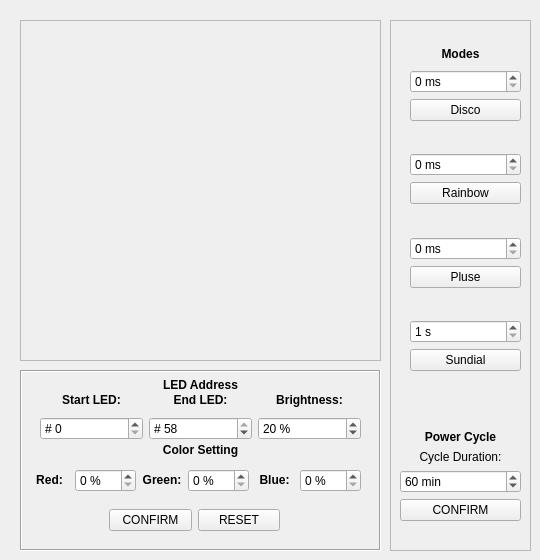
    <widget class="QWidget" name="lighting_tab">
     <attribute name="title">
      <string>Lighting</string>
     </attribute>
     <widget class="QFrame" name="frame_2">
      <property name="geometry">
       <rect>
        <x>390</x>
        <y>20</y>
        <width>141</width>
        <height>531</height>
       </rect>
      </property>
      <property name="frameShape">
       <enum>QFrame::StyledPanel</enum>
      </property>
      <property name="frameShadow">
       <enum>QFrame::Raised</enum>
      </property>
      <widget class="QWidget" name="verticalLayoutWidget_2">
       <property name="geometry">
        <rect>
         <x>10</x>
         <y>380</y>
         <width>121</width>
         <height>121</height>
        </rect>
       </property>
       <layout class="QVBoxLayout" name="verticalLayout_5">
        <item>
         <spacer name="verticalSpacer_7">
          <property name="orientation">
           <enum>Qt::Vertical</enum>
          </property>
          <property name="sizeHint" stdset="0">
           <size>
            <width>20</width>
            <height>40</height>
           </size>
          </property>
         </spacer>
        </item>
        <item>
         <widget class="QLabel" name="powerCycle_label">
          <property name="text">
           <string>&lt;html&gt;&lt;head/&gt;&lt;body&gt;&lt;p align=&quot;center&quot;&gt;&lt;span style=&quot; font-weight:600;&quot;&gt;Power Cycle&lt;/span&gt;&lt;/p&gt;&lt;/body&gt;&lt;/html&gt;</string>
          </property>
         </widget>
        </item>
        <item>
         <widget class="QLabel" name="Cycle_label">
          <property name="text">
           <string>Cycle Duration:</string>
          </property>
          <property name="alignment">
           <set>Qt::AlignCenter</set>
          </property>
         </widget>
        </item>
        <item>
         <widget class="QSpinBox" name="powerCycle_spinBox">
          <property name="suffix">
           <string> min</string>
          </property>
          <property name="minimum">
           <number>1</number>
          </property>
          <property name="maximum">
           <number>999999999</number>
          </property>
          <property name="value">
           <number>60</number>
          </property>
         </widget>
        </item>
        <item>
         <widget class="QPushButton" name="confirmCycle_pushButton">
          <property name="text">
           <string>CONFIRM</string>
          </property>
         </widget>
        </item>
       </layout>
      </widget>
      <widget class="QLabel" name="Modes_label">
       <property name="geometry">
        <rect>
         <x>10</x>
         <y>20</y>
         <width>121</width>
         <height>29</height>
        </rect>
       </property>
       <property name="text">
        <string>&lt;html&gt;&lt;head/&gt;&lt;body&gt;&lt;p align=&quot;center&quot;&gt;&lt;span style=&quot; font-weight:600;&quot;&gt;Modes&lt;/span&gt;&lt;/p&gt;&lt;/body&gt;&lt;/html&gt;</string>
       </property>
      </widget>
      <widget class="QWidget" name="verticalLayoutWidget_3">
       <property name="geometry">
        <rect>
         <x>20</x>
         <y>50</y>
         <width>111</width>
         <height>301</height>
        </rect>
       </property>
       <layout class="QVBoxLayout" name="verticalLayout_3">
        <item>
         <widget class="QSpinBox" name="disco_spinBox">
          <property name="suffix">
           <string> ms</string>
          </property>
          <property name="maximum">
           <number>1000</number>
          </property>
         </widget>
        </item>
        <item>
         <widget class="QPushButton" name="disco_pushButton">
          <property name="enabled">
           <bool>true</bool>
          </property>
          <property name="text">
           <string>Disco</string>
          </property>
         </widget>
        </item>
        <item>
         <spacer name="verticalSpacer">
          <property name="orientation">
           <enum>Qt::Vertical</enum>
          </property>
          <property name="sizeHint" stdset="0">
           <size>
            <width>20</width>
            <height>40</height>
           </size>
          </property>
         </spacer>
        </item>
        <item>
         <widget class="QSpinBox" name="rainbow_spinBox">
          <property name="suffix">
           <string> ms</string>
          </property>
          <property name="maximum">
           <number>1000</number>
          </property>
         </widget>
        </item>
        <item>
         <widget class="QPushButton" name="rainbow_pushButton">
          <property name="enabled">
           <bool>true</bool>
          </property>
          <property name="text">
           <string>Rainbow</string>
          </property>
         </widget>
        </item>
        <item>
         <spacer name="verticalSpacer_5">
          <property name="orientation">
           <enum>Qt::Vertical</enum>
          </property>
          <property name="sizeHint" stdset="0">
           <size>
            <width>20</width>
            <height>40</height>
           </size>
          </property>
         </spacer>
        </item>
        <item>
         <widget class="QSpinBox" name="pulse_spinBox">
          <property name="suffix">
           <string> ms</string>
          </property>
          <property name="maximum">
           <number>999999</number>
          </property>
         </widget>
        </item>
        <item>
         <widget class="QPushButton" name="pulse_pushButton">
          <property name="enabled">
           <bool>true</bool>
          </property>
          <property name="text">
           <string>Pluse</string>
          </property>
         </widget>
        </item>
        <item>
         <spacer name="verticalSpacer_6">
          <property name="orientation">
           <enum>Qt::Vertical</enum>
          </property>
          <property name="sizeHint" stdset="0">
           <size>
            <width>20</width>
            <height>40</height>
           </size>
          </property>
         </spacer>
        </item>
        <item>
         <widget class="QSpinBox" name="sundial_spinBox">
          <property name="suffix">
           <string> s</string>
          </property>
          <property name="minimum">
           <number>1</number>
          </property>
          <property name="maximum">
           <number>999</number>
          </property>
         </widget>
        </item>
        <item>
         <widget class="QPushButton" name="sundial_pushButton">
          <property name="enabled">
           <bool>true</bool>
          </property>
          <property name="text">
           <string>Sundial</string>
          </property>
         </widget>
        </item>
       </layout>
      </widget>
     </widget>
     <widget class="QFrame" name="image_frame">
      <property name="geometry">
       <rect>
        <x>20</x>
        <y>20</y>
        <width>361</width>
        <height>341</height>
       </rect>
      </property>
      <property name="frameShape">
       <enum>QFrame::StyledPanel</enum>
      </property>
      <property name="frameShadow">
       <enum>QFrame::Raised</enum>
      </property>
      <widget class="QLabel" name="coreImage">
       <property name="geometry">
        <rect>
         <x>30</x>
         <y>20</y>
         <width>300</width>
         <height>300</height>
        </rect>
       </property>
       <property name="text">
        <string/>
       </property>
       <property name="pixmap">
        <pixmap>../_image/graphics.png</pixmap>
       </property>
       <property name="scaledContents">
        <bool>true</bool>
       </property>
      </widget>
     </widget>
     <widget class="QFrame" name="Ligting_frame">
      <property name="geometry">
       <rect>
        <x>20</x>
        <y>370</y>
        <width>361</width>
        <height>181</height>
       </rect>
      </property>
      <property name="frameShape">
       <enum>QFrame::Box</enum>
      </property>
      <property name="frameShadow">
       <enum>QFrame::Sunken</enum>
      </property>
      <widget class="QLabel" name="Address_label">
       <property name="geometry">
        <rect>
         <x>110</x>
         <y>0</y>
         <width>141</width>
         <height>31</height>
        </rect>
       </property>
       <property name="text">
        <string>&lt;html&gt;&lt;head/&gt;&lt;body&gt;&lt;p align=&quot;center&quot;&gt;&lt;span style=&quot; font-weight:600;&quot;&gt;LED Address&lt;/span&gt;&lt;/p&gt;&lt;/body&gt;&lt;/html&gt;</string>
       </property>
      </widget>
      <widget class="QLabel" name="color_label">
       <property name="geometry">
        <rect>
         <x>110</x>
         <y>65</y>
         <width>141</width>
         <height>31</height>
        </rect>
       </property>
       <property name="text">
        <string>&lt;html&gt;&lt;head/&gt;&lt;body&gt;&lt;p align=&quot;center&quot;&gt;&lt;span style=&quot; font-weight:600;&quot;&gt;Color Setting&lt;/span&gt;&lt;/p&gt;&lt;/body&gt;&lt;/html&gt;</string>
       </property>
      </widget>
      <widget class="QWidget" name="horizontalLayoutWidget_4">
       <property name="geometry">
        <rect>
         <x>20</x>
         <y>19</y>
         <width>321</width>
         <height>51</height>
        </rect>
       </property>
       <layout class="QHBoxLayout" name="horizontalLayout_5">
        <item>
         <layout class="QVBoxLayout" name="verticalLayout_18">
          <item>
           <widget class="QLabel" name="Start_label">
            <property name="text">
             <string>&lt;html&gt;&lt;head/&gt;&lt;body&gt;&lt;p align=&quot;center&quot;&gt;&lt;span style=&quot; font-weight:600;&quot;&gt;Start LED:&lt;/span&gt;&lt;/p&gt;&lt;/body&gt;&lt;/html&gt;</string>
            </property>
           </widget>
          </item>
          <item>
           <widget class="QSpinBox" name="Start_spinBox">
            <property name="prefix">
             <string># </string>
            </property>
            <property name="maximum">
             <number>58</number>
            </property>
           </widget>
          </item>
         </layout>
        </item>
        <item>
         <layout class="QVBoxLayout" name="verticalLayout_19">
          <item>
           <widget class="QLabel" name="End_label">
            <property name="text">
             <string>&lt;html&gt;&lt;head/&gt;&lt;body&gt;&lt;p align=&quot;center&quot;&gt;&lt;span style=&quot; font-weight:600;&quot;&gt;End LED:&lt;/span&gt;&lt;/p&gt;&lt;/body&gt;&lt;/html&gt;</string>
            </property>
           </widget>
          </item>
          <item>
           <widget class="QSpinBox" name="End_spinBox">
            <property name="prefix">
             <string># </string>
            </property>
            <property name="minimum">
             <number>1</number>
            </property>
            <property name="maximum">
             <number>58</number>
            </property>
            <property name="value">
             <number>58</number>
            </property>
           </widget>
          </item>
         </layout>
        </item>
        <item>
         <layout class="QVBoxLayout" name="verticalLayout_20">
          <item>
           <widget class="QLabel" name="BRT_lable">
            <property name="text">
             <string>&lt;html&gt;&lt;head/&gt;&lt;body&gt;&lt;p&gt;&lt;span style=&quot; font-weight:600;&quot;&gt;Brightness:&lt;/span&gt;&lt;/p&gt;&lt;/body&gt;&lt;/html&gt;</string>
            </property>
            <property name="alignment">
             <set>Qt::AlignCenter</set>
            </property>
           </widget>
          </item>
          <item>
           <widget class="QSpinBox" name="BRT_spinBox">
            <property name="suffix">
             <string> %</string>
            </property>
            <property name="minimum">
             <number>1</number>
            </property>
            <property name="maximum">
             <number>100</number>
            </property>
            <property name="value">
             <number>20</number>
            </property>
           </widget>
          </item>
         </layout>
        </item>
       </layout>
      </widget>
      <widget class="QWidget" name="gridLayoutWidget">
       <property name="geometry">
        <rect>
         <x>10</x>
         <y>90</y>
         <width>331</width>
         <height>41</height>
        </rect>
       </property>
       <layout class="QGridLayout" name="gridLayout">
        <item row="0" column="2">
         <widget class="QLabel" name="G_label">
          <property name="text">
           <string>&lt;html&gt;&lt;head/&gt;&lt;body&gt;&lt;p align=&quot;center&quot;&gt;&lt;span style=&quot; font-weight:600;&quot;&gt;Green:&lt;/span&gt;&lt;/p&gt;&lt;/body&gt;&lt;/html&gt;</string>
          </property>
         </widget>
        </item>
        <item row="0" column="1">
         <widget class="QSpinBox" name="R_spinBox">
          <property name="suffix">
           <string> %</string>
          </property>
          <property name="maximum">
           <number>100</number>
          </property>
         </widget>
        </item>
        <item row="0" column="3">
         <widget class="QSpinBox" name="G_spinBox">
          <property name="suffix">
           <string> %</string>
          </property>
          <property name="maximum">
           <number>100</number>
          </property>
         </widget>
        </item>
        <item row="0" column="0">
         <widget class="QLabel" name="R_label">
          <property name="text">
           <string>&lt;html&gt;&lt;head/&gt;&lt;body&gt;&lt;p align=&quot;center&quot;&gt;&lt;span style=&quot; font-weight:600;&quot;&gt;Red:&lt;/span&gt;&lt;/p&gt;&lt;/body&gt;&lt;/html&gt;</string>
          </property>
         </widget>
        </item>
        <item row="0" column="4">
         <widget class="QLabel" name="B_label">
          <property name="text">
           <string>&lt;html&gt;&lt;head/&gt;&lt;body&gt;&lt;p align=&quot;center&quot;&gt;&lt;span style=&quot; font-weight:600;&quot;&gt;Blue:&lt;/span&gt;&lt;/p&gt;&lt;/body&gt;&lt;/html&gt;</string>
          </property>
         </widget>
        </item>
        <item row="0" column="5">
         <widget class="QSpinBox" name="B_spinBox">
          <property name="suffix">
           <string> %</string>
          </property>
          <property name="maximum">
           <number>100</number>
          </property>
         </widget>
        </item>
       </layout>
      </widget>
      <widget class="QWidget" name="horizontalLayoutWidget">
       <property name="geometry">
        <rect>
         <x>89</x>
         <y>130</y>
         <width>171</width>
         <height>41</height>
        </rect>
       </property>
       <layout class="QHBoxLayout" name="horizontalLayout">
        <item>
         <widget class="QPushButton" name="lightConfirm_pushButton">
          <property name="text">
           <string>CONFIRM</string>
          </property>
         </widget>
        </item>
        <item>
         <widget class="QPushButton" name="lightReset_pushButton">
          <property name="text">
           <string>RESET</string>
          </property>
         </widget>
        </item>
       </layout>
      </widget>
     </widget>
    </widget>
